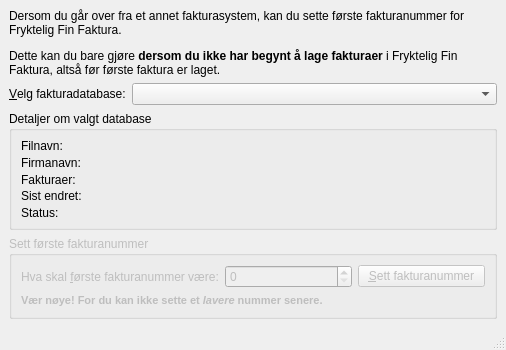
<ui version="4.0" >
 <class>MainWindow</class>
 <widget class="QMainWindow" name="MainWindow" >
  <property name="geometry" >
   <rect>
    <x>0</x>
    <y>0</y>
    <width>506</width>
    <height>350</height>
   </rect>
  </property>
  <property name="windowTitle" >
   <string>Finfaktura: sett første fakturanummer</string>
  </property>
  <widget class="QWidget" name="centralwidget" >
   <layout class="QGridLayout" name="gridLayout_2" >
    <item row="1" column="0" >
     <widget class="QLabel" name="label" >
      <property name="text" >
       <string>&amp;Velg fakturadatabase:</string>
      </property>
      <property name="buddy" >
       <cstring>databasenavn</cstring>
      </property>
     </widget>
    </item>
    <item row="1" column="1" >
     <widget class="QComboBox" name="databasenavn" >
      <property name="sizePolicy" >
       <sizepolicy vsizetype="Fixed" hsizetype="Expanding" >
        <horstretch>0</horstretch>
        <verstretch>0</verstretch>
       </sizepolicy>
      </property>
     </widget>
    </item>
    <item row="2" column="0" colspan="2" >
     <widget class="QGroupBox" name="groupBox_2" >
      <property name="title" >
       <string>Detaljer om valgt database</string>
      </property>
      <layout class="QFormLayout" name="formLayout" >
       <item row="0" column="0" >
        <widget class="QLabel" name="label_2" >
         <property name="text" >
          <string>Filnavn:</string>
         </property>
        </widget>
       </item>
       <item row="0" column="1" >
        <widget class="QLabel" name="detaljerFilnavn" >
         <property name="text" >
          <string/>
         </property>
        </widget>
       </item>
       <item row="1" column="0" >
        <widget class="QLabel" name="label_5" >
         <property name="text" >
          <string>Firmanavn:</string>
         </property>
        </widget>
       </item>
       <item row="1" column="1" >
        <widget class="QLabel" name="detaljerFirmanavn" >
         <property name="text" >
          <string/>
         </property>
        </widget>
       </item>
       <item row="3" column="0" >
        <widget class="QLabel" name="label_6" >
         <property name="text" >
          <string>Sist endret:</string>
         </property>
        </widget>
       </item>
       <item row="3" column="1" >
        <widget class="QLabel" name="detaljerEndretDato" >
         <property name="text" >
          <string/>
         </property>
        </widget>
       </item>
       <item row="4" column="0" >
        <widget class="QLabel" name="label_7" >
         <property name="text" >
          <string>Status:</string>
         </property>
        </widget>
       </item>
       <item row="4" column="1" >
        <widget class="QLabel" name="detaljerStatus" >
         <property name="text" >
          <string/>
         </property>
        </widget>
       </item>
       <item row="2" column="0" >
        <widget class="QLabel" name="label_9" >
         <property name="text" >
          <string>Fakturaer:</string>
         </property>
        </widget>
       </item>
       <item row="2" column="1" >
        <widget class="QLabel" name="detaljerFakturaer" >
         <property name="text" >
          <string/>
         </property>
        </widget>
       </item>
      </layout>
     </widget>
    </item>
    <item row="3" column="0" colspan="2" >
     <widget class="QGroupBox" name="handlingsBoks" >
      <property name="enabled" >
       <bool>false</bool>
      </property>
      <property name="title" >
       <string>Sett første fakturanummer</string>
      </property>
      <layout class="QGridLayout" name="gridLayout" >
       <item row="0" column="0" >
        <widget class="QLabel" name="label_4" >
         <property name="text" >
          <string>Hva skal &amp;første fakturanummer være:</string>
         </property>
         <property name="buddy" >
          <cstring>fakturanummer</cstring>
         </property>
        </widget>
       </item>
       <item row="0" column="1" >
        <widget class="QSpinBox" name="fakturanummer" >
         <property name="minimum" >
          <number>0</number>
         </property>
         <property name="maximum" >
          <number>999999999</number>
         </property>
         <property name="value" >
          <number>0</number>
         </property>
        </widget>
       </item>
       <item row="1" column="0" colspan="2" >
        <widget class="QLabel" name="label_3" >
         <property name="text" >
          <string>&lt;!DOCTYPE HTML PUBLIC "-//W3C//DTD HTML 4.0//EN" "http://www.w3.org/TR/REC-html40/strict.dtd">
&lt;html>&lt;head>&lt;meta name="qrichtext" content="1" />&lt;style type="text/css">
p, li { white-space: pre-wrap; }
&lt;/style>&lt;/head>&lt;body style=" font-family:'MS Shell Dlg 2'; font-size:8.25pt; font-weight:400; font-style:normal;">
&lt;p style=" margin-top:0px; margin-bottom:0px; margin-left:0px; margin-right:0px; -qt-block-indent:0; text-indent:0px;">&lt;span style=" font-weight:600;">Vær nøye! For du kan ikke sette et &lt;/span>&lt;span style=" font-weight:600; font-style:italic;">lavere&lt;/span>&lt;span style=" font-weight:600;"> nummer senere.&lt;/span>&lt;/p>&lt;/body>&lt;/html></string>
         </property>
        </widget>
       </item>
       <item row="0" column="2" >
        <widget class="QPushButton" name="settFakturanummer" >
         <property name="text" >
          <string>&amp;Sett fakturanummer</string>
         </property>
        </widget>
       </item>
      </layout>
     </widget>
    </item>
    <item row="0" column="0" colspan="2" >
     <widget class="QLabel" name="label_8" >
      <property name="text" >
       <string>&lt;p>Dersom du går over fra et annet fakturasystem, kan du sette første fakturanummer for Fryktelig Fin Faktura.&lt;/p>

&lt;p>Dette kan du bare gjøre &lt;b>dersom du ikke har begynt å lage fakturaer&lt;/b> i Fryktelig Fin Faktura, altså før første faktura er laget.&lt;/p></string>
      </property>
      <property name="textFormat" >
       <enum>Qt::RichText</enum>
      </property>
      <property name="wordWrap" >
       <bool>true</bool>
      </property>
     </widget>
    </item>
   </layout>
  </widget>
  <widget class="QMenuBar" name="menubar" >
   <property name="geometry" >
    <rect>
     <x>0</x>
     <y>0</y>
     <width>506</width>
     <height>22</height>
    </rect>
   </property>
  </widget>
  <widget class="QStatusBar" name="statusbar" />
 </widget>
 <resources/>
 <connections/>
</ui>
